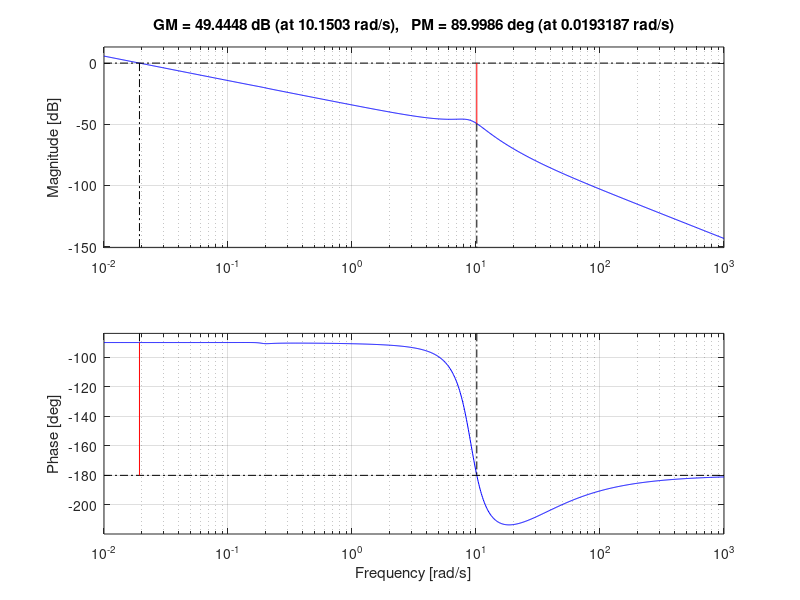

Reproduce this figure in MATLAB. (Note: this script raises an error after producing the figure.)
% AI 3206 CONTROL SYSTEMS - PROJECT 1

% Team Number: 31
% Team Members:
    % Kuhu Sharma (SE21UCSE109)
    % Adit Rushil Potta (SE21UARI006)
    % Prachi Kansal (SE21UARI105)
    % Lanii Lakshitaa (SE21UARI073)

    
    
%% --- TASK 1 ---

G = tf([-0.0717,-1.684,-0.0853,-0.0622],[1,1.0604,-1.1154,-0.066,-0.0512]);

% Plotting the unit step response
step(G);
grid on;

% Plotting the pole-zero chart
p = pole(G);
pzmap(G);
grid on;



%% % --- TASK 2 ---

% Part (a): Plotting a Nyquist plot and finding a suitable Kf to stabilise G(s) 
nyquist(G);
grid on;
title('Nyquist Plot of Transfer Function G(s)'); % Only one unstable pole (in RHP = 0.7282 + 0.0000i) -> one negative encirclement needed

Kf = -50; % Justification in the report

L = G*Kf; % Open Loop Transfer Function - use open loop tf to find encirclements of (-1,0) which will stbilise G(s)
pl = pole(L);
nyquist(L);
grid on;
title('Nyquist Plot of Open-Loop Transfer Function Kf*G(s)');

Char_poly = 1+L; % Characterisitc polynomial
z_charpoly = zero(Char_poly); % Poles of G_closed are zeros of the characteristic polynomial
G_closed = feedback(G,Kf);
p_closed = pole(G_closed);


% Part (b): Determine stability of G_closed
pzmap(G_closed);
grid on;
title('Pole-Zero Chart of G closed'); % No poles in the RHP

step(G_closed);
grid on;
title('Unit-Step Response of G closed'); % Step respose converges to a steady state

% Part (c): Were any of the design criteria satisfied?
[y, t] = step(G_closed); % For checking if steady state error is 0
SSE = abs(-0.0203 - y(end));
disp(SSE);

% From the graph directly, design criteria 2,3 were not satisfied



%% % --- TASK 3 ---

% Given C1(s) and C2(s) are such that the closed loop system C(s)*G_closed is stable
% C2(s) = Type 0 system
% For the system to have a steady state error of 0 when input in a unit step, it needs to be type 1 or above

K1 = 0.95;
K2 = -1; % C2 = K2
C1 = tf([K1],[1,0]); %C1 = K/s;
% C2 = tf([K2],[1]); 
TF_Fig4 = feedback(C1*K2*G_closed,1); % Closed-loop transfer function

t = 0:0.1:1000;
u = t;
[y,t,x] = lsim(TF_Fig4,u,t);
plot(t,y,'b',t,u,'m')
xlabel('Time (sec)')
ylabel('Amplitude')
title('Input-purple, Output-blue')
step(TF_Fig4) % Plotting the unit-step response graph 

% Finding the steady state error
[y, t] = step(TF_Fig4);
y_final = y(end);
y_desired = 1; % Assuming a step input of 1
SSE = abs(y_desired - y_final);
disp(SSE);



%% % --- TASK 4 ---

% Part (a): Bode plot of H_tilda(s)
H = -(C1 * G_closed);
margin(H); % Bode plot is used for open-loop transfer functions
% Gain margin: 49.4 dB at 10.2 rad/s
% Phase margin: 90 deg at 0.0193 rad/s


% Part (b): Is designing a proportional controller possible?
% For a proportional controller, C(s) = C1 * C2 = Kp
% To show that this will not satisfy the design criteria
K = 0.01;
Cs = K;
G_prop = feedback(Cs * G_closed, 1);
stepinfo(G_prop) % Printing step response information


% Part (c): Finding a possible structure of C2(s)
% Using a lead-compensator controller model for C2(s)
T = 1;
K = 1;
s = tf('s'); 
C2_structure = K * (1+T*s);

% Part (d): Tuning the parameters of C2(s) to satisfy the maximum overshoot and settling time criteria
T = 0.45;
K = -7000;

% Design Criterias:
% 1. The settling time for 2% settling accuracy is 0.05 seconds
% 2. The maximum percentage overshoot is not greater than 20%

C2 = K * (1+T*s);
G_closed = feedback(-C2 * H, 1);
step(G_closed);
stepinfo(G_closed); % To get the settling time and overshoot values
B = isstable(G_closed); % To check stability
disp(B);



%% --- TASK 5 ----

% Part (a): State space model of the controller C(s)
num = {[2835 6300] [-2785 -6300]}; % Considering a multi-input system with inputs r(t) and alpha
denom = {[1 0] [1 0]};
SS_controller = ss(tf(num, denom)); 


% Part (b): State space model of the F-16 aircraft G(s)
num_g= ([-0.0717,-1.684,-0.0853,-0.0622]);
denom_g = ([1,1.0604,-1.1154,-0.066,-0.0512]);
[A2,B2,C2,D2] = tf2ss(num_g,denom_g);


% Part (c): Combining the 2 state space models (calculations done manually)
A = [0, 3.529074, 82.88648, 4.198466, 3.061484; 128, 198.6241, 4691.0554, 237.6265, 3.061484; 0, 1, 0, 1, 0; 0, 0, 1, 0, 0; 0,0,0,1,0];
B = [49.22, 0; 0, 1; 0, 0; 0, 0; 0, 0];
C = [0 -0.0717 -1.6840 -0.0853 -0.0622];
D = [0];


% Part (d): Simulation of the state space model
% Code in a separate file simulator.m



%% ------------ END ---------------

